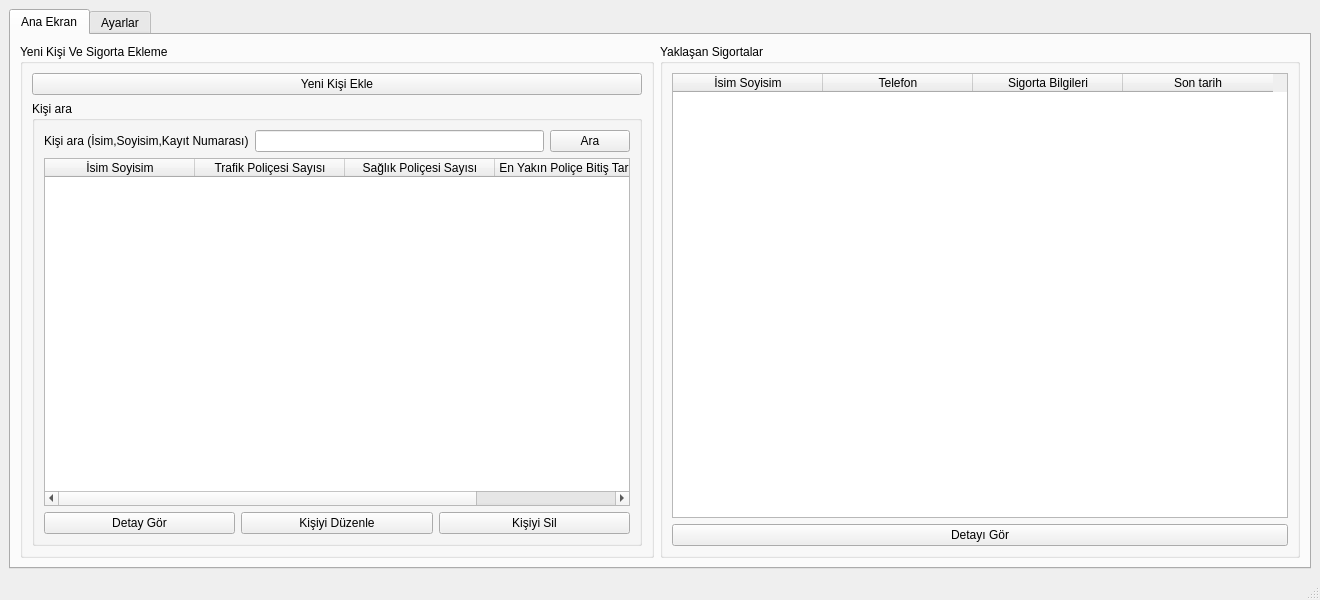
<?xml version="1.0" encoding="UTF-8"?>
<ui version="4.0">
 <class>MainWindow</class>
 <widget class="QMainWindow" name="MainWindow">
  <property name="geometry">
   <rect>
    <x>0</x>
    <y>0</y>
    <width>1320</width>
    <height>600</height>
   </rect>
  </property>
  <property name="windowTitle">
   <string>RidvanView Sigorta Kayıt ve Alarm Programı</string>
  </property>
  <widget class="QWidget" name="centralwidget">
   <layout class="QVBoxLayout" name="verticalLayout">
    <item>
     <widget class="QTabWidget" name="tabWidget">
      <property name="currentIndex">
       <number>0</number>
      </property>
      <widget class="QWidget" name="tab">
       <attribute name="title">
        <string>Ana Ekran</string>
       </attribute>
       <layout class="QGridLayout" name="gridLayout_2">
        <item row="0" column="0">
         <layout class="QGridLayout" name="gridLayout">
          <item row="0" column="0">
           <widget class="QGroupBox" name="groupBox">
            <property name="title">
             <string>Yeni Kişi Ve Sigorta Ekleme</string>
            </property>
            <layout class="QVBoxLayout" name="verticalLayout_2">
             <item>
              <widget class="QPushButton" name="pushButtonAddPerson">
               <property name="text">
                <string>Yeni Kişi Ekle</string>
               </property>
              </widget>
             </item>
             <item>
              <widget class="QGroupBox" name="groupBox_3">
               <property name="title">
                <string>Kişi ara</string>
               </property>
               <layout class="QVBoxLayout" name="verticalLayout_3">
                <item>
                 <layout class="QHBoxLayout" name="horizontalLayout_2">
                  <property name="topMargin">
                   <number>0</number>
                  </property>
                  <item>
                   <widget class="QLabel" name="label">
                    <property name="text">
                     <string>Kişi ara (İsim,Soyisim,Kayıt Numarası)</string>
                    </property>
                   </widget>
                  </item>
                  <item>
                   <widget class="QLineEdit" name="lineEditSearchPersons"/>
                  </item>
                  <item>
                   <widget class="QPushButton" name="pushButtonSearch">
                    <property name="text">
                     <string>Ara</string>
                    </property>
                   </widget>
                  </item>
                 </layout>
                </item>
                <item>
                 <widget class="QTableWidget" name="tableWidget">
                  <property name="selectionMode">
                   <enum>QAbstractItemView::SingleSelection</enum>
                  </property>
                  <property name="selectionBehavior">
                   <enum>QAbstractItemView::SelectRows</enum>
                  </property>
                  <property name="columnCount">
                   <number>4</number>
                  </property>
                  <attribute name="horizontalHeaderDefaultSectionSize">
                   <number>150</number>
                  </attribute>
                  <attribute name="verticalHeaderVisible">
                   <bool>false</bool>
                  </attribute>
                  <column>
                   <property name="text">
                    <string>İsim Soyisim</string>
                   </property>
                  </column>
                  <column>
                   <property name="text">
                    <string>Trafik Poliçesi Sayısı</string>
                   </property>
                  </column>
                  <column>
                   <property name="text">
                    <string>Sağlık Poliçesi Sayısı</string>
                   </property>
                  </column>
                  <column>
                   <property name="text">
                    <string>En Yakın Poliçe Bitiş Tarihi</string>
                   </property>
                  </column>
                 </widget>
                </item>
                <item>
                 <layout class="QHBoxLayout" name="horizontalLayout">
                  <property name="topMargin">
                   <number>0</number>
                  </property>
                  <item>
                   <widget class="QPushButton" name="pushButtonDetails">
                    <property name="text">
                     <string>Detay Gör</string>
                    </property>
                   </widget>
                  </item>
                  <item>
                   <widget class="QPushButton" name="pushButtonEditPerson">
                    <property name="text">
                     <string>Kişiyi Düzenle</string>
                    </property>
                   </widget>
                  </item>
                  <item>
                   <widget class="QPushButton" name="pushButtonDeletePerson">
                    <property name="text">
                     <string>Kişiyi Sil</string>
                    </property>
                   </widget>
                  </item>
                 </layout>
                </item>
               </layout>
              </widget>
             </item>
            </layout>
           </widget>
          </item>
         </layout>
        </item>
        <item row="0" column="1">
         <widget class="QGroupBox" name="groupBox_2">
          <property name="title">
           <string>Yaklaşan Sigortalar</string>
          </property>
          <layout class="QVBoxLayout" name="verticalLayout_4">
           <item>
            <widget class="QTableWidget" name="tableWidgetUpcomingPolicies">
             <property name="sizeAdjustPolicy">
              <enum>QAbstractScrollArea::AdjustToContents</enum>
             </property>
             <property name="editTriggers">
              <set>QAbstractItemView::NoEditTriggers</set>
             </property>
             <property name="selectionMode">
              <enum>QAbstractItemView::SingleSelection</enum>
             </property>
             <property name="selectionBehavior">
              <enum>QAbstractItemView::SelectRows</enum>
             </property>
             <attribute name="horizontalHeaderDefaultSectionSize">
              <number>150</number>
             </attribute>
             <attribute name="horizontalHeaderStretchLastSection">
              <bool>false</bool>
             </attribute>
             <column>
              <property name="text">
               <string>İsim Soyisim</string>
              </property>
             </column>
             <column>
              <property name="text">
               <string>Telefon</string>
              </property>
             </column>
             <column>
              <property name="text">
               <string>Sigorta Bilgileri</string>
              </property>
             </column>
             <column>
              <property name="text">
               <string>Son tarih</string>
              </property>
             </column>
            </widget>
           </item>
           <item>
            <layout class="QHBoxLayout" name="horizontalLayout_3">
             <property name="topMargin">
              <number>0</number>
             </property>
             <item>
              <widget class="QPushButton" name="pushButtonUpcomingPoliciesSeeDetails">
               <property name="text">
                <string>Detayı Gör</string>
               </property>
              </widget>
             </item>
            </layout>
           </item>
          </layout>
         </widget>
        </item>
       </layout>
      </widget>
      <widget class="QWidget" name="tab_2">
       <attribute name="title">
        <string>Ayarlar</string>
       </attribute>
       <layout class="QGridLayout" name="gridLayout_3">
        <item row="0" column="2">
         <spacer name="horizontalSpacer">
          <property name="orientation">
           <enum>Qt::Horizontal</enum>
          </property>
          <property name="sizeHint" stdset="0">
           <size>
            <width>40</width>
            <height>20</height>
           </size>
          </property>
         </spacer>
        </item>
        <item row="0" column="1">
         <widget class="QSpinBox" name="spinBoxAlarmDayCount">
          <property name="minimum">
           <number>1</number>
          </property>
          <property name="maximum">
           <number>10000</number>
          </property>
         </widget>
        </item>
        <item row="2" column="0">
         <spacer name="verticalSpacer">
          <property name="orientation">
           <enum>Qt::Vertical</enum>
          </property>
          <property name="sizeHint" stdset="0">
           <size>
            <width>20</width>
            <height>40</height>
           </size>
          </property>
         </spacer>
        </item>
        <item row="0" column="0">
         <widget class="QLabel" name="label_2">
          <property name="text">
           <string>Yaklaşan Sigorta Gün Sayısı:</string>
          </property>
         </widget>
        </item>
        <item row="1" column="0">
         <widget class="QPushButton" name="pushButtonSaveSettings">
          <property name="text">
           <string>Güncelle</string>
          </property>
         </widget>
        </item>
       </layout>
      </widget>
     </widget>
    </item>
   </layout>
  </widget>
  <widget class="QMenuBar" name="menubar">
   <property name="geometry">
    <rect>
     <x>0</x>
     <y>0</y>
     <width>1320</width>
     <height>21</height>
    </rect>
   </property>
  </widget>
  <widget class="QStatusBar" name="statusbar"/>
 </widget>
 <resources/>
 <connections/>
</ui>
